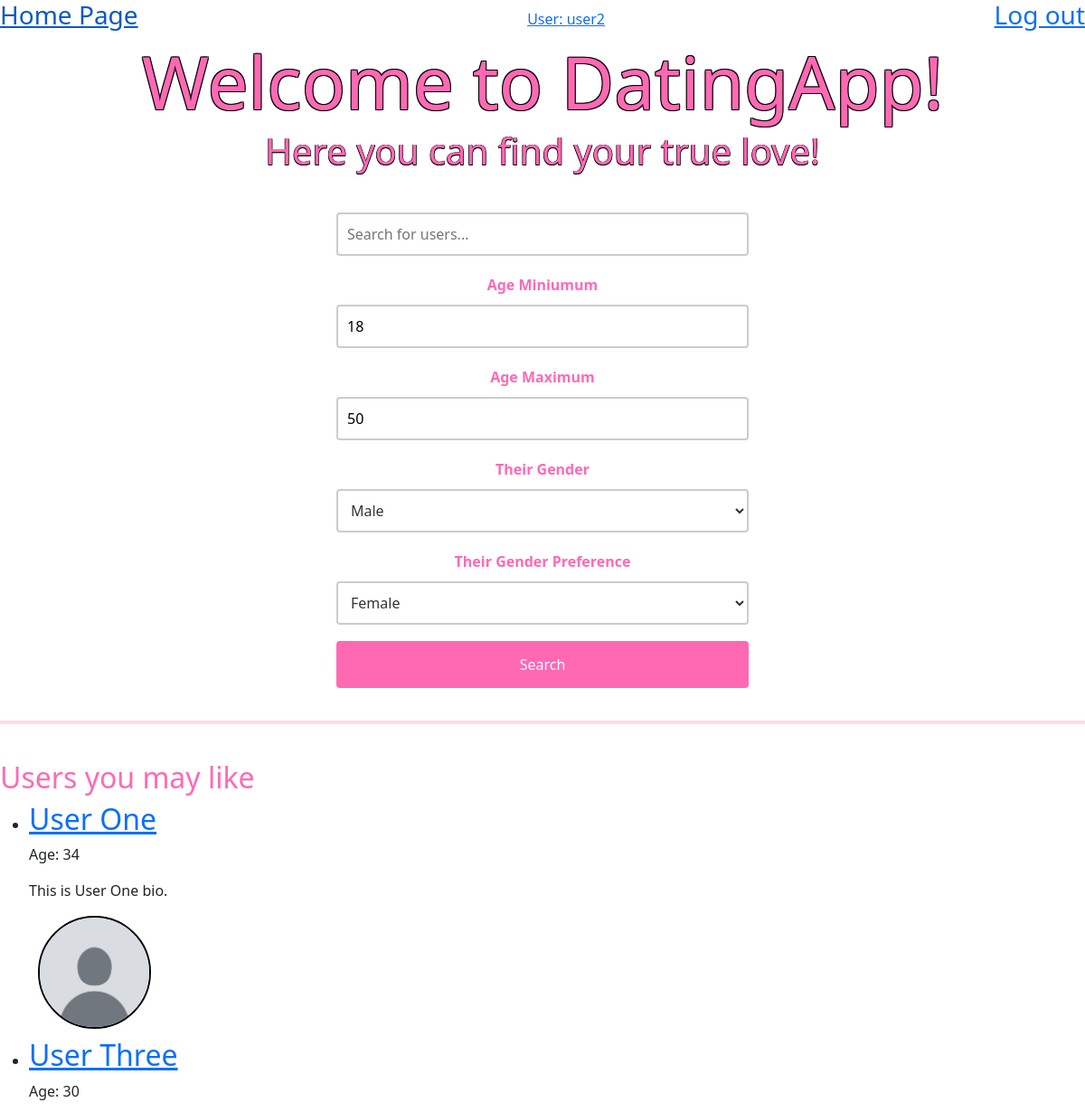
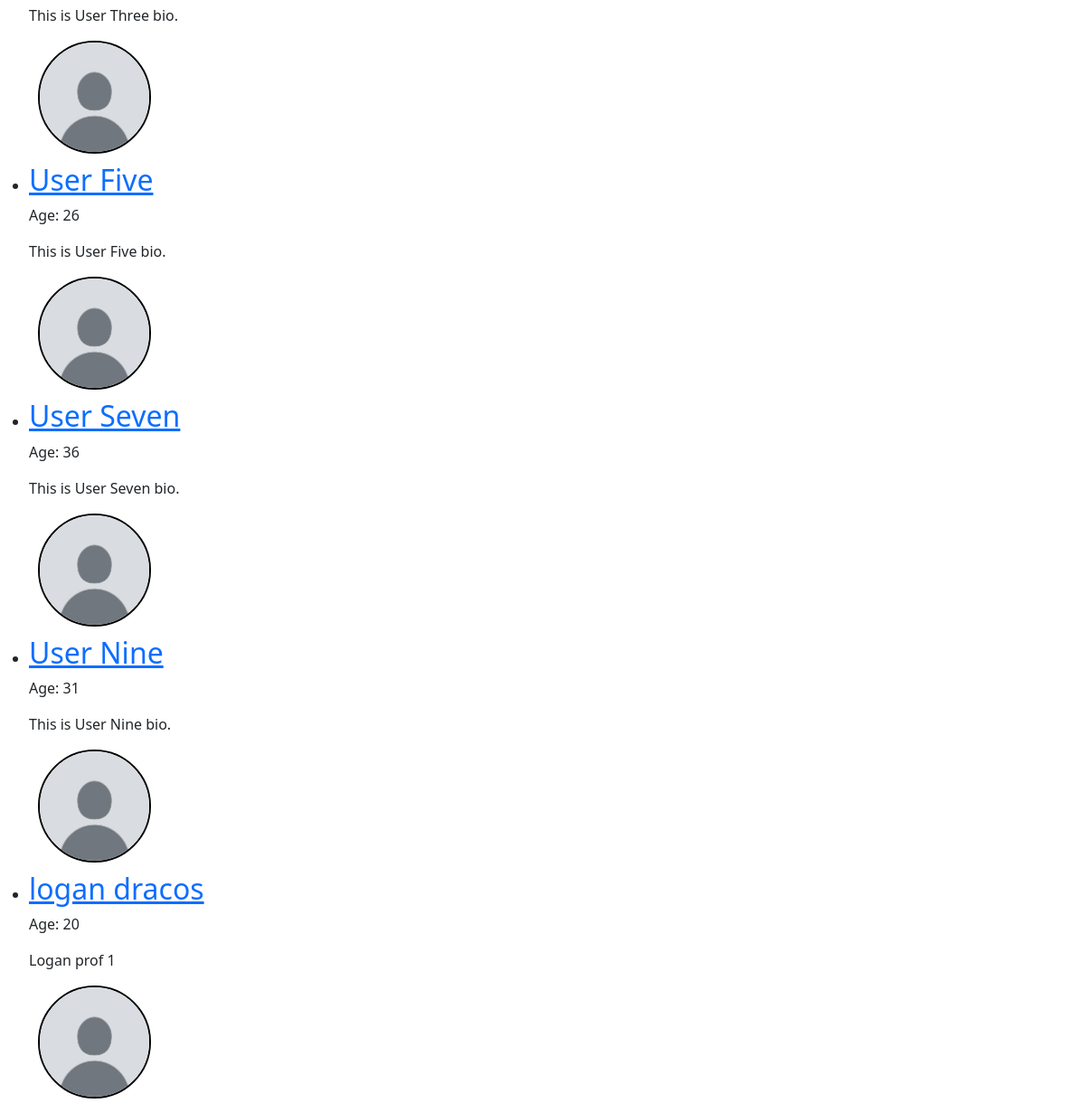
The app's page / (signed in) with its own data (2 pictures, top to bottom).
### DatingApp/model.py (models this page shows)
class User(flask_login.UserMixin, db.Model):
    id: Mapped[int] = mapped_column(primary_key=True)
    email: Mapped[str] = mapped_column(String(128), unique=True)
    username: Mapped[str] = mapped_column(String(64))
    password: Mapped[str] = mapped_column(String(256))
    profile: Mapped["Profile"] = relationship(back_populates="user")
    liking: Mapped[List["User"]] = relationship(
        secondary=LikingAssociation.__table__,
        primaryjoin=LikingAssociation.liker_id == id,
        secondaryjoin=LikingAssociation.liked_id == id,
        back_populates="likers",
    )
    likers: Mapped[List["User"]] = relationship(
        secondary=LikingAssociation.__table__,
        primaryjoin=LikingAssociation.liked_id == id,
        secondaryjoin=LikingAssociation.liker_id == id,
        back_populates="liking",
    )
    blocking: Mapped[List["User"]] = relationship(
        secondary=BlockingAssociation.__table__,
        primaryjoin=BlockingAssociation.blocker_id == id,
        secondaryjoin=BlockingAssociation.blocked_id == id,
        back_populates="blockers",
    )
    blockers: Mapped[List["User"]] = relationship(
        secondary=BlockingAssociation.__table__,
        primaryjoin=BlockingAssociation.blocked_id == id,
        secondaryjoin=BlockingAssociation.blocker_id == id,
        back_populates="blocking",
    )
    sent_proposals: Mapped[List["DateProposal"]] = relationship(
        back_populates="proposer", foreign_keys="DateProposal.proposer_id"
    )
    received_proposals: Mapped[List["DateProposal"]] = relationship(
        back_populates="recipient", foreign_keys="DateProposal.recipient_id"
    )

class Profile(db.Model):
    id: Mapped[int] = mapped_column(primary_key=True)
    user_id: Mapped[int] = mapped_column(ForeignKey("user.id"), unique=True)
    user: Mapped["User"] = relationship(
        back_populates="profile",
        single_parent=True,
    )
    fullname: Mapped[str] = mapped_column(String(128))
    bio: Mapped[Optional[str]] = mapped_column(Text)
    birth_year: Mapped[Optional[int]] = mapped_column(Integer)
    age_minimum: Mapped[Optional[int]] = mapped_column(Integer)
    age_maximum: Mapped[Optional[int]] = mapped_column(Integer)
    gender: Mapped[Optional[str]] = mapped_column(String(16))
    genderPreference: Mapped[Optional[str]] = mapped_column(String(16))
    photo_id: Mapped[Optional[int]] = mapped_column(ForeignKey("photo.id"))
    photo: Mapped[Optional["Photo"]] = relationship(back_populates="profile")

### DatingApp/main.py (the view)
@bp.route("/")
@flask_login.login_required
def index():
    curUser = flask_login.current_user
    current_year = datetime.now().year
    age_min = current_year - curUser.profile.age_maximum
    age_max = current_year - curUser.profile.age_minimum
    gender_pref = curUser.profile.genderPreference
    defaultUsers = db.session.query(model.User).join(model.Profile).filter(
        model.User.id != curUser.id,
        model.Profile.birth_year.between(age_min, age_max),
        model.Profile.gender == gender_pref,
        model.Profile.genderPreference == curUser.profile.gender
    ).limit(10).all()
    return render_template("main/index.html", user=curUser, defaultUsers = defaultUsers, current_year=current_year)

### DatingApp/__init__.py (called while the page is built)
def create_app(test_config=None):
    app = Flask(__name__)
    app.config["SECRET_KEY"] = "93220d9b340cf9a6c39bac99cce7daf220167498f91fa"
    app.config["SQLALCHEMY_DATABASE_URI"] = "sqlite:///DatingApp.db"
    login_manager = LoginManager()
    login_manager.login_view = 'auth.login'
    login_manager.init_app(app)
    from . import model
    @login_manager.user_loader
    def load_user(user_id):
        return db.session.get(model.User, int(user_id))
    db.init_app(app)
    from . import main
    from . import auth
    app.register_blueprint(main.bp)
    app.register_blueprint(auth.bp)
    return app

### DatingApp/templates/main/index.html (shortened to what this page needs)
{% extends 'base.html' %}
{% block content %}
    <section class="welcome-section">
        <h1>Welcome to DatingApp!</h1>
        <h4>Here you can find your true love!</h4>
        <form action = "{{url_for('main.search')}}" method = "get">
            <div class = "searchContainer">
                <input type="text" name="name" placeholder="Search for users...">
                <label for="gender">Age Miniumum</label>
                <input type="number" name="age_minimum" placeholder="Min age" value="{{ user.profile.age_minimum }}" min="18" max="100">
                <label for="gender">Age Maximum</label>
                <input type="number" name="age_maximum" placeholder="Max age" value="{{ user.profile.age_maximum }}" min="18" max="100">
                <label for="gender">Their Gender</label>
                <select name="gender">
                    <option value="male" {% if user.profile.genderPreference == 'male' %}selected{% endif %}>Male</option>
                </select>
                <label for="genderPreference">Their Gender Preference</label>
                <select name="genderPreference">
                    <option value="female" {% if user.profile.gender == 'female' %}selected{% endif %}>Female</option>
                </select>
                <button type="submit">Search</button>
            </div>
        </form>
        <hr style="border: 2px solid ; color:#ff69b4; width: 100%">
        {% if defaultUsers %}
        <div class = "listUsers">
            <h2>Users you may like</h2>
            <ul>
                {% for user in defaultUsers %}
                    <li>
                        <h2><a href="{{ url_for('main.profile', user_id=user.id) }}">{{ user.profile.fullname }}</a></h2>
                        <p>Age: {{ current_year - user.profile.birth_year }}</p>
                        <p>{{ user.profile.bio }}</p>
                        <div class = "pfp">
                        {% if user.profile.photo %}
                            <img src="{{ url_for('static', filename='photos/photo-' ~ user.profile.photo.id ~ '.' ~ user.profile.photo.file_extension) }}" alt="Profile photo" >
                        {% else %}
                            <img src="{{ url_for('static', filename='photos/defaultPfp.jpg') }}" alt="Default profile photo">
                        {% endif %}
                        </div>
                    </li>
                {% endfor %}
            </ul>
        </div>
    {% endif %}
    </section>
{% endblock %}

### DatingApp/templates/base.html (shortened to what this page needs)
<!DOCTYPE html>
<html>
    <head>
        <link rel="stylesheet"
              href="{{ url_for('static', filename='DatingApp.css') }}">
        <link href="https://cdn.jsdelivr.net/npm/bootstrap@5.3.3/dist/css/bootstrap.min.css" rel="stylesheet">
    </head>
    <body>
        <header>
            <div style="display: flex; flex-direction: row; justify-content: space-between; align-items: center">
                {% if current_user.is_authenticated: %}
                    <a href="{{ url_for('main.index')}}">
                        <h3>Home Page</h3>
                    </a>
                    <a href="{{ url_for('main.profile', user_id=current_user.id)}}">
                        <div>User: {{current_user.username}}</div>
                    </a>
                    <a href="{{ url_for('auth.logout')}}">
                        <h3>Log out</h3>
                    </a>
                {% endif %}
            </div>
        </header>
        <section class="content">
            {% block content %}{% endblock %}
        </section>
    </body>
</html>

### DatingApp/static/DatingApp.css (style rules this page uses)
body { background: #f2f3f5; }
.pfp { display: flex; justify-content: center; align-items: center; margin: 10px; width: 125px; height: 125px; }
.pfp img { border-radius: 50%; width: 100%; height: 100%; object-fit: cover; border: 2px solid #000; }
.welcome-section h1 { font-size: 5em; margin: 0; padding: 0; text-align: center; color: #ff69b4; text-shadow: 1px 1px 0 #000, -1px -1px 0 #000, 1px -1px 0 #000, -1px 1px 0 #000; }
.welcome-section h4 { font-size: 2.5em; margin: 0; padding: 5px 0px 10px 0px; text-align: center; color: #ff69b4; text-shadow: 0.5px 0.5px 0 #000, -0.5px -0.5px 0 #000, 0.5px -0.5px 0 #000, -0.5px 0.5px 0 #000; }
.searchContainer { display: flex; flex-direction: column; width: 40%; margin: 1% auto; padding: 1% 1%; align-items: center; }
.searchContainer input[type="text"] { width: 100%; padding: 10px; margin: 10px 0; box-sizing: border-box; border: 2px solid #ccc; border-radius: 4px; }
.searchContainer label { font-weight: bold; padding-top: 10px; color: #ff69b4; }
.searchContainer input[type="number"] { width: 100%; padding: 10px; margin: 10px 0; box-sizing: border-box; border: 2px solid #ccc; border-radius: 4px; }
.searchContainer select { width: 100%; padding: 10px; margin: 10px 0; box-sizing: border-box; border: 2px solid #ccc; border-radius: 4px; background-color: white; color: #333; font-size: 1em; }
.searchContainer option { padding: 10px; }
.searchContainer button { width: 100%; background-color: #ff69b4; color: white; padding: 14px 20px; margin: 8px 0; border: none; border-radius: 4px; cursor: pointer; }
.listUsers h2 { color: #ff69b4; }

### records on screen
User: username "user2"
Profile: age_minimum "18", age_maximum "50", gender "Male", genderPreference "Female"
User: profile.fullname "User One", profile.bio "This is User One bio."
Profile: current_year-user.profile.birth_year "34"
User: profile.fullname "User Three", profile.bio "This is User Three bio."
Profile: current_year-user.profile.birth_year "30"
User: profile.fullname "User Five", profile.bio "This is User Five bio."
Profile: current_year-user.profile.birth_year "26"
User: profile.fullname "User Seven", profile.bio "This is User Seven bio."
Profile: current_year-user.profile.birth_year "36"
User: profile.fullname "User Nine", profile.bio "This is User Nine bio."
Profile: current_year-user.profile.birth_year "31"
User: profile.fullname "logan dracos", profile.bio "Logan prof 1"
Profile: current_year-user.profile.birth_year "20"
